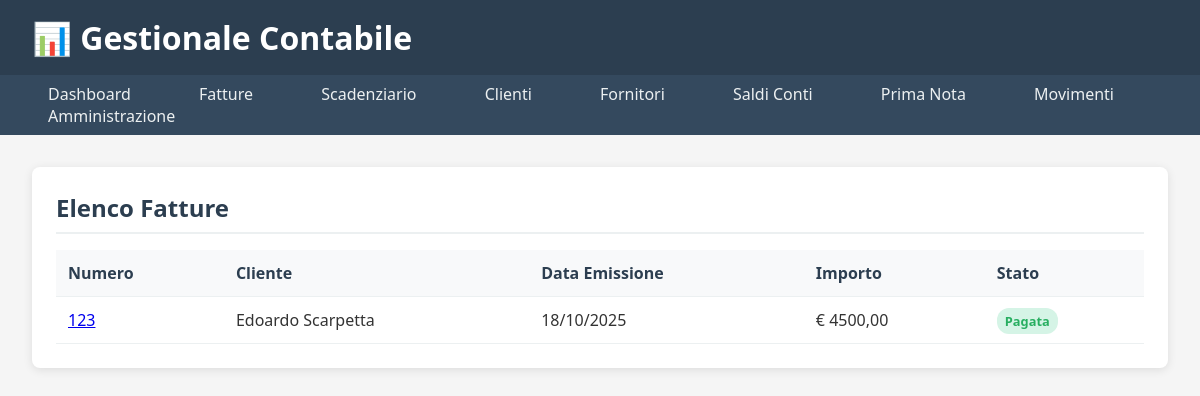
Before: /fatture/ with the older database file.
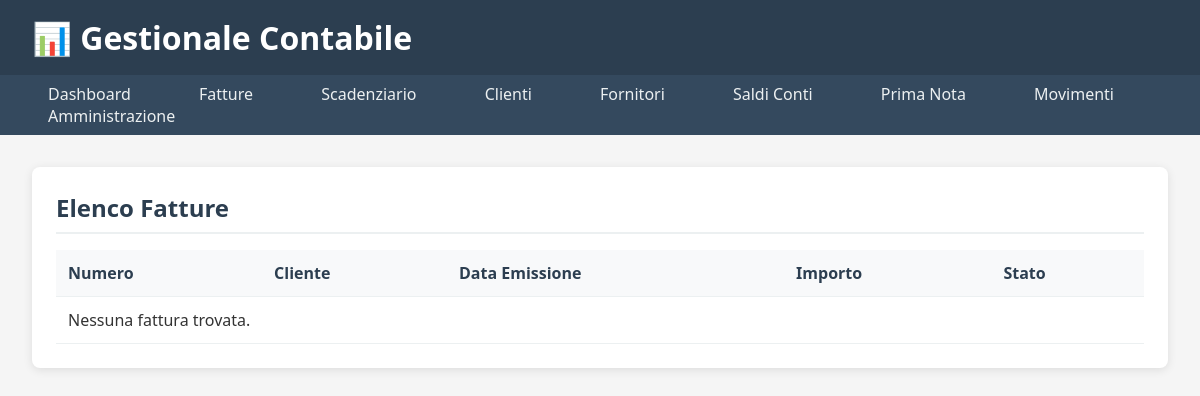
After: the same page with the newer database file.
### fatture/models.py (models this page shows, shortened)
class Fattura(models.Model):
    cliente = models.ForeignKey(
        'clienti.Cliente',  # Referenza all'app clienti
        on_delete=models.PROTECT,  # Impedisce cancellazione se ci sono fatture
        related_name='fatture',
        verbose_name="Cliente",
        help_text="Seleziona il cliente a cui intestare la fattura"
    )
    numero = models.CharField(
        max_length=20,
        verbose_name="Numero Fattura"
    )
    data_emissione = models.DateField(
        verbose_name="Data Emissione"
    )
    importo_totale = models.DecimalField(
        max_digits=10,
        decimal_places=2,
        verbose_name="Importo Totale Fattura"
    )
    aliquota_iva = models.DecimalField(
        max_digits=5,
        decimal_places=2,
        default=22.00,
        verbose_name="Aliquota IVA"
    )
    descrizione = models.TextField(blank=True)
    STATO_FATTURA = [
        ('bozza', 'Bozza'),
        ('emessa', 'Emessa'),
        ('parzialmente_pagata', 'Parzialmente Pagata'),
        ('pagata', 'Pagata'),
    ]
    stato = models.CharField(
        max_length=20,
        choices=STATO_FATTURA,
        default='bozza'
    )

### clienti/models.py (models this page shows, shortened)
class Cliente(models.Model):
    ragione_sociale = models.CharField(
        max_length=200,
        verbose_name="Ragione Sociale",
        help_text="Nome completo dell'azienda o della persona"
    )
    indirizzo = models.CharField(
        max_length=255,
        verbose_name="Indirizzo",
        blank=True
    )
    citta = models.CharField(
        max_length=100,
        verbose_name="Città",
        blank=True
    )
    cap = models.CharField(
        max_length=5,
        verbose_name="CAP",
        blank=True,
        validators=[RegexValidator(r'^\d{5}$', 'Il CAP deve avere 5 numeri')]
    )
    provincia = models.CharField(
        max_length=2,
        verbose_name="Provincia",
        blank=True,
        help_text="Sigla provincia (es: RM)"
    )
    partita_iva = models.CharField(
        max_length=11,
        verbose_name="Partita IVA",
        unique=True,
        validators=[RegexValidator(r'^\d{11}$', 'La P.IVA deve avere 11 numeri')],
        help_text="Partita IVA (11 cifre)"
    )
    codice_fiscale = models.CharField(
        max_length=16,
        verbose_name="Codice Fiscale",
        blank=True,
        help_text="Codice Fiscale (16 caratteri)"
    )
    email = models.EmailField(
        verbose_name="Email",
        blank=True
    )
    telefono = models.CharField(
        max_length=20,
        verbose_name="Telefono",
        blank=True
    )
    STATO_CLIENTE = [
        ('attivo', 'Attivo'),
        ('inattivo', 'Inattivo'),
        ('bloccato', 'Bloccato'),
    ]
    stato = models.CharField(
        max_length=10,
        choices=STATO_CLIENTE,
        default='attivo',
        verbose_name="Stato Cliente"
    )
    class Meta:
        verbose_name = "Cliente"
        verbose_name_plural = "Clienti"
        ordering = ['ragione_sociale']

### fatture/views.py (the view)
# urls.py: path('', views.lista_fatture, name='lista_fatture'),
def lista_fatture(request):
    fatture = Fattura.objects.select_related('cliente').order_by('-data_emissione')
    context = {
        'fatture': fatture,
        'titolo_pagina': 'Elenco Fatture'
    }
    return render(request, 'fatture/lista_fatture.html', context)

### templates/fatture/lista_fatture.html
{% extends "base.html" %} {% block content %}
<div class="section">
  <h2>{{ titolo_pagina }}</h2>
  <table class="table">
    <thead>
      <tr>
        <th>Numero</th>
        <th>Cliente</th>
        <th>Data Emissione</th>
        <th>Importo</th>
        <th>Stato</th>
      </tr>
    </thead>
    <tbody>
      {% for fattura in fatture %}
      <tr>
        <td>
          <a href="{% url 'fatture:dettaglio_fattura' fattura.pk %}"
            >{{ fattura.numero }}</a
          >
        </td>
        <td>{{ fattura.cliente.ragione_sociale }}</td>
        <td>{{ fattura.data_emissione|date:"d/m/Y" }}</td>
        <td>€ {{ fattura.importo_totale|floatformat:2 }}</td>
        <td>
          <span
            class="badge {% if fattura.stato == 'pagata' %}success{% elif fattura.stato == 'parzialmente_pagata' %}warning{% else %}danger{% endif %}"
            >{{ fattura.get_stato_display }}</span
          >
        </td>
      </tr>
      {% empty %}
      <tr>
        <td colspan="5">Nessuna fattura trovata.</td>
      </tr>
      {% endfor %}
    </tbody>
  </table>
</div>
{% endblock %}

Changed rows visible on the page:
removed Fattura: numero "123", cliente.ragione_sociale "Edoardo Scarpetta", data_emissione "18/10/2025", importo_totale "4500,00", stato "Pagata"
Other visible differences:
text now shown: "Nessuna fattura trovata."
